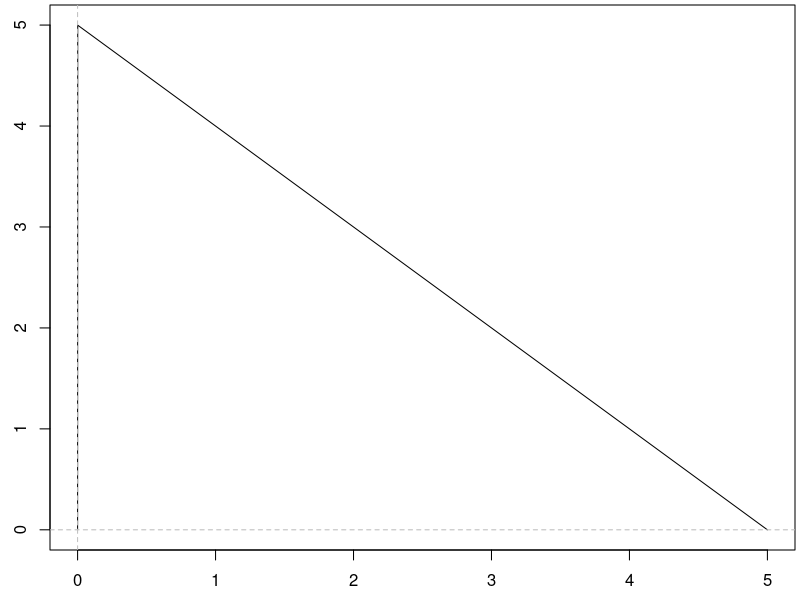
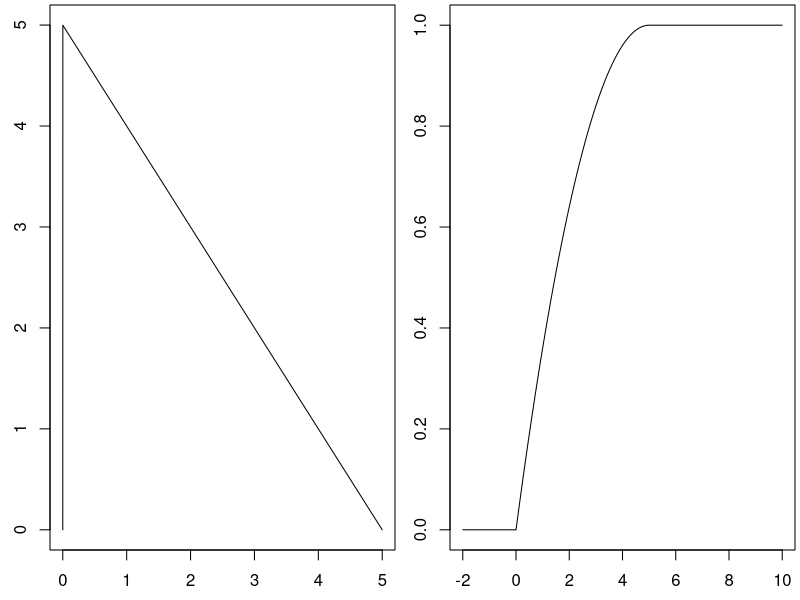
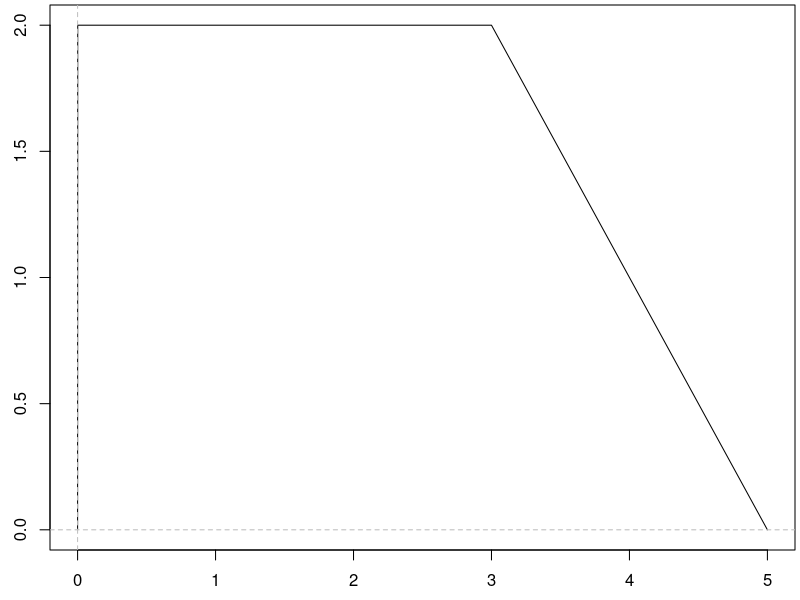
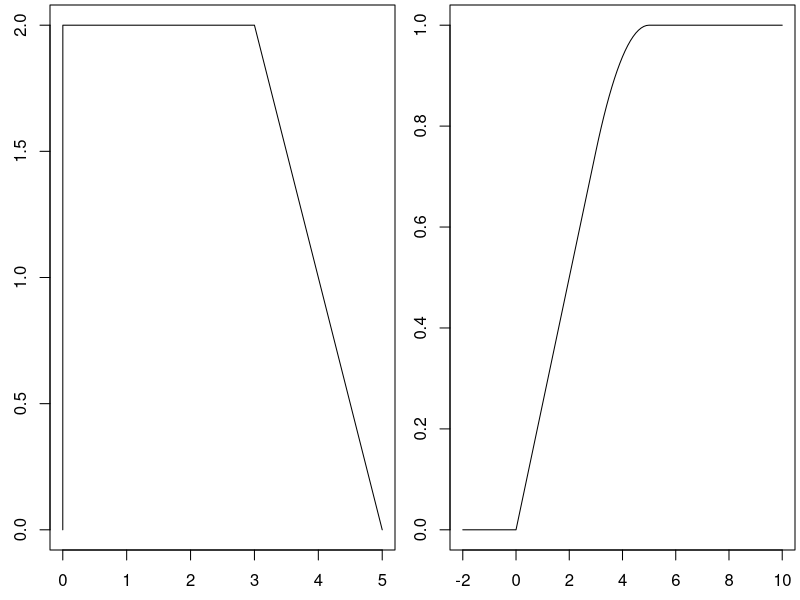
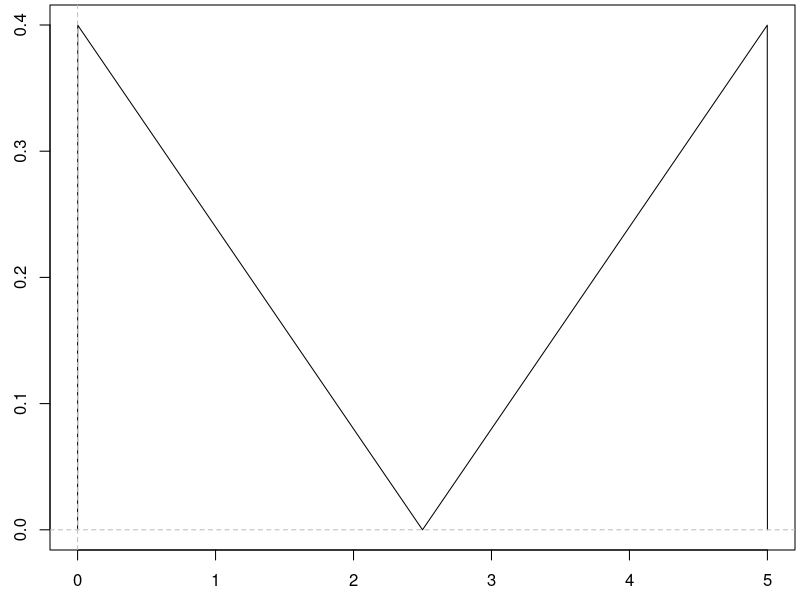
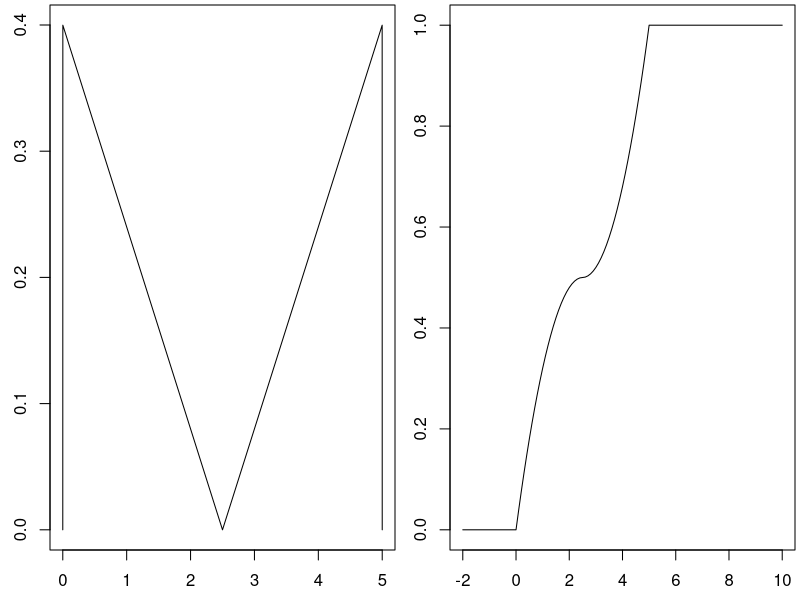
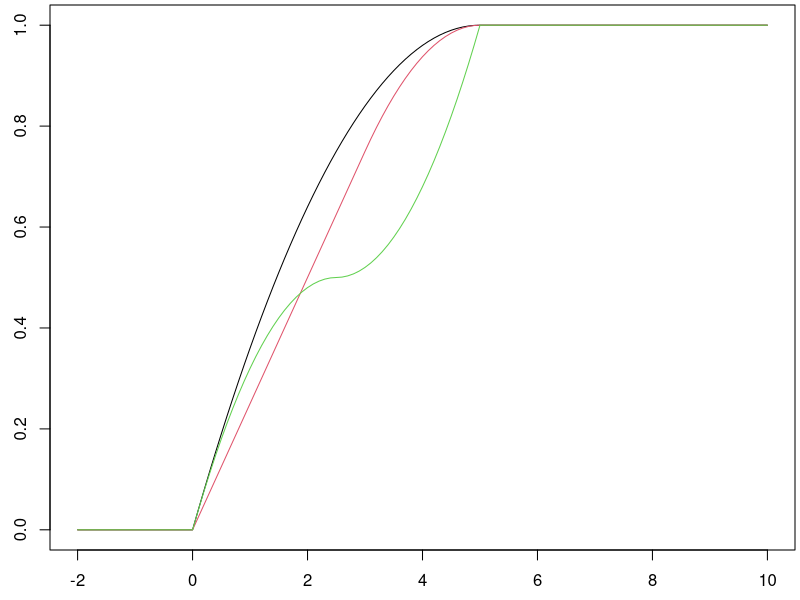

Source code (R) for these figures, in order:
R1 <- function(x){
  out <- rep(-1, length(x))
  out[(x <= 0)] <- rep(0,length(x[x <= 0]))
  out[(0 < x) & (x < 5)] <- -x[(0 < x) & (x < 5)] + 5
  out[(x >= 5)] <- rep(0,length(x[x >= 5]))
  return(out)
}

#R1 <- function(x){-x+5}

x.vals <- seq(0,5,0.001)
par(mfrow=c(1,1),mar=c(2.5,2.5,0.25,0.25))
plot(x.vals,R1(x.vals),type='l',xlim=c(0,5))
abline(h=0,lty=2,col='gray')
abline(v=0,lty=2,col='gray')

F1 <- function(x){
  out <- rep(-1, length(x))
  out[(x <= 0)] <- rep(0,length(x[x <= 0]))
  out[(0 < x) & (x < 5)] <- (1/25)*(10*x[(0 < x) & (x < 5)]-x[(0 < x) & (x < 5)]^2)
  out[(x >= 5)] <- rep(1,length(x[x >= 5]))
  return(out) }
x.tmp <- seq(-2,10,0.1)
par(mfrow=c(1,2),mar=c(2.5,2.5,0.25,0.25))
plot(x.vals,R1(x.vals),type='l')
plot(x.tmp,F1(x.tmp),type='l')





R2 <- function(x){
  out <- rep(-1, length(x))
  out[(x <= 0)] <- rep(0,length(x[x <= 0]))
  out[(0 < x) & (x < 3)] <- rep(2,length(x[x <= 0]))
  out[(3 <= x) & (x < 5)] <- 5 -x[(3 <= x) & (x < 5)]
  out[(x >= 5)] <- rep(0,length(x[x >= 5]))
  return(out)
}
x.vals <- seq(0,5,0.001)
par(mfrow=c(1,1),mar=c(2.5,2.5,0.25,0.25))
plot(x.vals,R2(x.vals),type='l',xlim=c(0,5))
abline(h=0,lty=2,col='gray')
abline(v=0,lty=2,col='gray')

F2 <- function(x){
  out <- rep(-1, length(x))
  out[(x <= 0)] <- rep(0,length(x[x <= 0]))
  out[(0 < x) & (x < 3)] <- (1/4)*x[(0 < x) & (x < 3)]
  out[(3 <= x) & (x < 5)] <- (-1/16)*x[(3 <= x) & (x < 5)]^2+(5/8)*x[(3 <= x) & (x < 5)]-9/16
  out[(x >= 5)] <- rep(1,length(x[x >= 5]))
  return(out) }
x.tmp <- seq(-2,10,0.1)
par(mfrow=c(1,2),mar=c(2.5,2.5,0.25,0.25))
plot(x.vals,R2(x.vals),type='l')
plot(x.tmp,F2(x.tmp),type='l')





R3 <- function(x){
  out <- rep(-1, length(x))
  out[(x <= 0)] <- rep(0,length(x[x <= 0]))
  out[(0 < x) & (x < 5/2)] <- 2/5 - 4/25*x[(0 < x) & (x < 5/2)]
  out[(5/2 <= x) & (x < 5)] <- 4/25*x[(5/2 <= x) & (x < 5)] - 2/5
  out[(x >= 5)] <- rep(0,length(x[x >= 5]))
  return(out)
}
x.vals <- seq(0,5,0.001)
par(mfrow=c(1,1),mar=c(2.5,2.5,0.25,0.25))
plot(x.vals,R3(x.vals),type='l',xlim=c(0,5))
abline(h=0,lty=2,col='gray')
abline(v=0,lty=2,col='gray')

F3 <- function(x){
  out <- rep(-1, length(x))
  out[(x <= 0)] <- rep(0,length(x[x <= 0]))
  out[(0 < x) & (x < 5/2)] <- (2/5)*x[(0 < x) & (x < 5/2)] - (2/25)*x[(0 < x) & (x < 5/2)]^2
  out[(5/2 <= x) & (x < 5)] <- (2/25)*x[(5/2 <= x) & (x < 5)]^2 - (2/5)*x[(5/2 <= x) & (x < 5)] + 1
  out[(x >= 5)] <- rep(1,length(x[x >= 5]))
  return(out) }
x.tmp <- seq(-2,10,0.1)
par(mfrow=c(1,2),mar=c(2.5,2.5,0.25,0.25))
plot(x.vals,R3(x.vals),type='l')
plot(x.tmp,F3(x.tmp),type='l')





par(mfrow=c(1,1),mar=c(2.5,2.5,0.25,0.25))
plot(x.tmp,F1(x.tmp),type='l')
lines(x.tmp,F2(x.tmp),col=2)
lines(x.tmp,F3(x.tmp),col=3)
